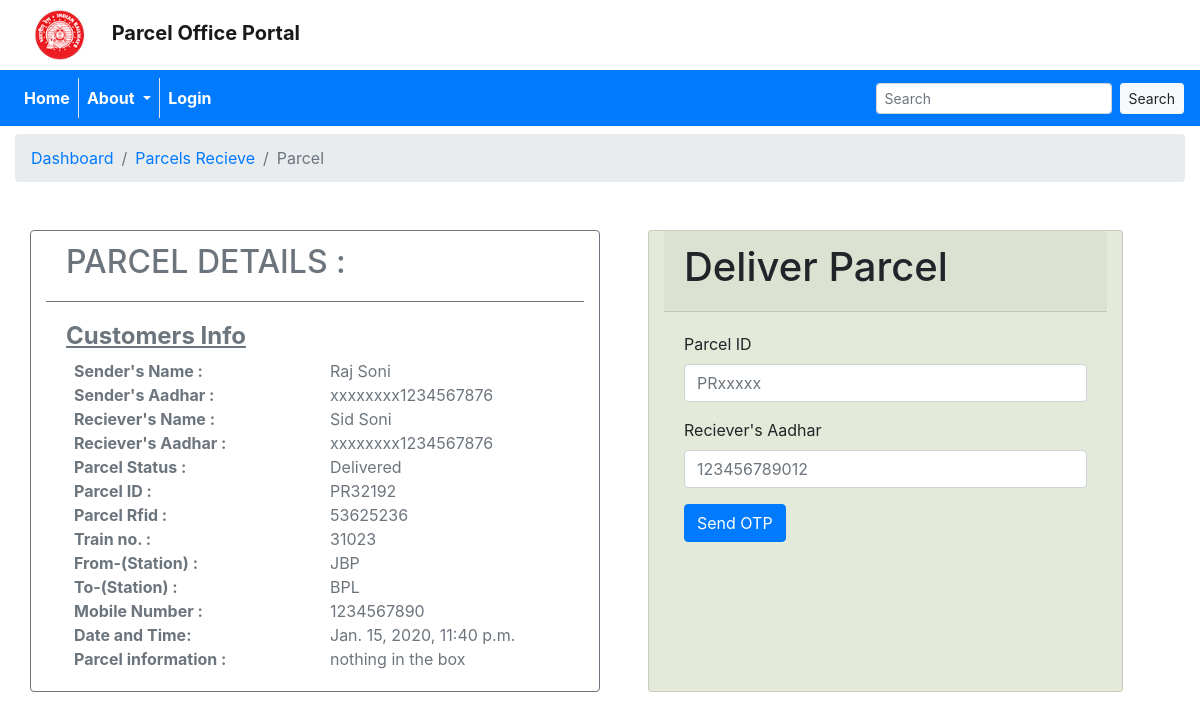
Page /dashboard/parcel/6 on the committed database.
### Parcel/models.py (models this page shows)
class Parcel(models.Model):
    parcel_id = models.CharField(max_length=20)
    rfid = models.CharField(max_length=20)
    train_id = models.PositiveIntegerField()
    sender_name = models.CharField(max_length=50)
    sender_adhar = models.CharField(max_length=12)
    reciever_name = models.CharField(max_length=50)
    reciever_adhar = models.CharField(max_length=12)
    phone = models.CharField(max_length=13)
    parcel_from = models.CharField(max_length=20)
    parcel_to = models.CharField(max_length=20)
    parcel_info = models.CharField(max_length=200)
    status = models.CharField(max_length=10, choices=statusChoices)
    date = models.DateTimeField(auto_now=True)
    class Meta:
        verbose_name_plural = 'Parcel'

### Dashboard/views.py (the view, shortened to what this page needs)
# urls.py: path('/parcel/<int:id>', views.parcel)
def parcel(request,id):
    model = False
    error = False
    parcel = Parcel.objects.filter(id=id)[0]
    params = {
        'parcel' : parcel,
        'model' : model,
        'error' : error
    }
    return render(request, 'Dashboard/parcel.html',params)

### Dashboard/templates/Dashboard/parcel.html (shortened to what this page needs)
{%include 'Main/base.html'%}
<div class="col-md-12 mt-2">
    <nav aria-label="breadcrumb">
        <ol class="breadcrumb">
            <li class="breadcrumb-item"><a href="/dashboard">Dashboard</a></li>
            <li class="breadcrumb-item"><a href="/dashboard/recieve">Parcels Recieve</a></li>
            <li class="breadcrumb-item active" aria-current="page">Parcel</li>
        </ol>
    </nav>
</div>
<div class="container mt-5">
    <div class="row">
        <div class="card border-secondary col-6 " style="max-width: 40rem;">
            <div class="card-header bg-transparent border-secondary text-secondary">
                <h2>PARCEL DETAILS :</h2>
            </div>
            <div class="card-body text-muted">
                <h4><b><u>Customers Info</u></b></h4>
                <div class="container-fluid">
                    <div class="row">
                        <div class="col-6 p-0 m-0 pl-2">
                            <b>Sender's Name :</b>
                            <br><b>Sender's Aadhar :</b>
                            <br><b>Reciever's Name :</b>
                            <br><b>Reciever's Aadhar :</b>
                            <br><b>Parcel Status :</b>
                            <br><b>Parcel ID :</b>
                            <br><b>Parcel Rfid :</b>
                            <br><b>Train no. :</b>
                            <br><b>From-(Station) :</b>
                            <br><b>To-(Station) :</b>
                            <br><b>Mobile Number :</b>
                            <br><b>Date and Time:</b>
                            <br><b>Parcel information :</b>
                        </div>
                        <div class="col-6">
                            {{parcel.sender_name}}
                            <br>xxxxxxxx{{parcel.sender_adhar}}
                            <br>{{parcel.reciever_name}}
                            <br>xxxxxxxx{{parcel.reciever_adhar}}
                            <br>{{parcel.status}}
                            <br>{{parcel.parcel_id}}
                            <br>{{parcel.rfid}}
                            <br>{{parcel.train_id}}
                            <br>{{parcel.parcel_from}}
                            <br>{{parcel.parcel_to}}
                            <br>{{parcel.phone}}
                            <br>{{parcel.date}}
                            <br>{{parcel.parcel_info}}
                        </div>
                    </div>
                </div>
            </div>
        </div>
        <div class="card col-5 ml-5" style="background-color: #E4EAD9;">
            <div class="card-header mx-0">
                <h1>Deliver Parcel</h1>
            </div>
            <div class="card-body">
                <form method="post">{% csrf_token %}
                    <div class="form-group">
                        <label for="parcel_id">Parcel ID</label>
                        <input type="text" class="form-control" id="parcel_id" placeholder="PRxxxxx" name="parcel_id">
                    </div>
                    <div class="form-group">
                        <label for="reciever_adhar">Reciever's Aadhar</label>
                        <input type="text" class="form-control" id="reciever_adhar" placeholder="123456789012" name="reciever_adhar">
                    </div>
                    <button type="submit" name="sendotp" class="btn btn-primary">Send OTP</button>
                </form>
            </div>
        </div>
    </div>
</div>

### rows in the picture
Parcel: sender_name "Raj Soni", sender_adhar "1234567876", reciever_name "Sid Soni", reciever_adhar "1234567876", status "Delivered", parcel_id "PR32192", rfid "53625236", train_id "31023", parcel_from "JBP", parcel_to "BPL", phone "1234567890", date "Jan. 15, 2020, 11:40 p.m.", parcel_info "nothing in the box"
